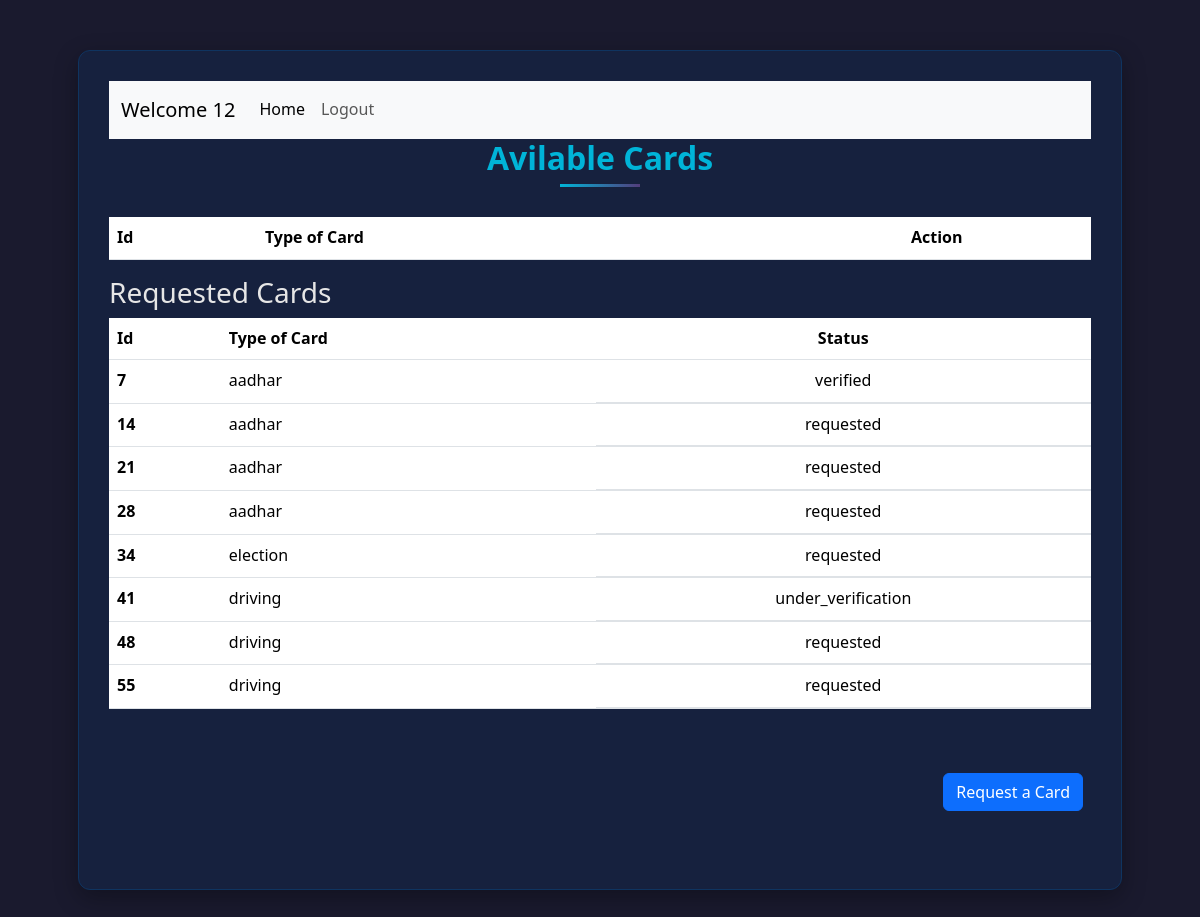
The page /home/3 on the database as committed earlier.
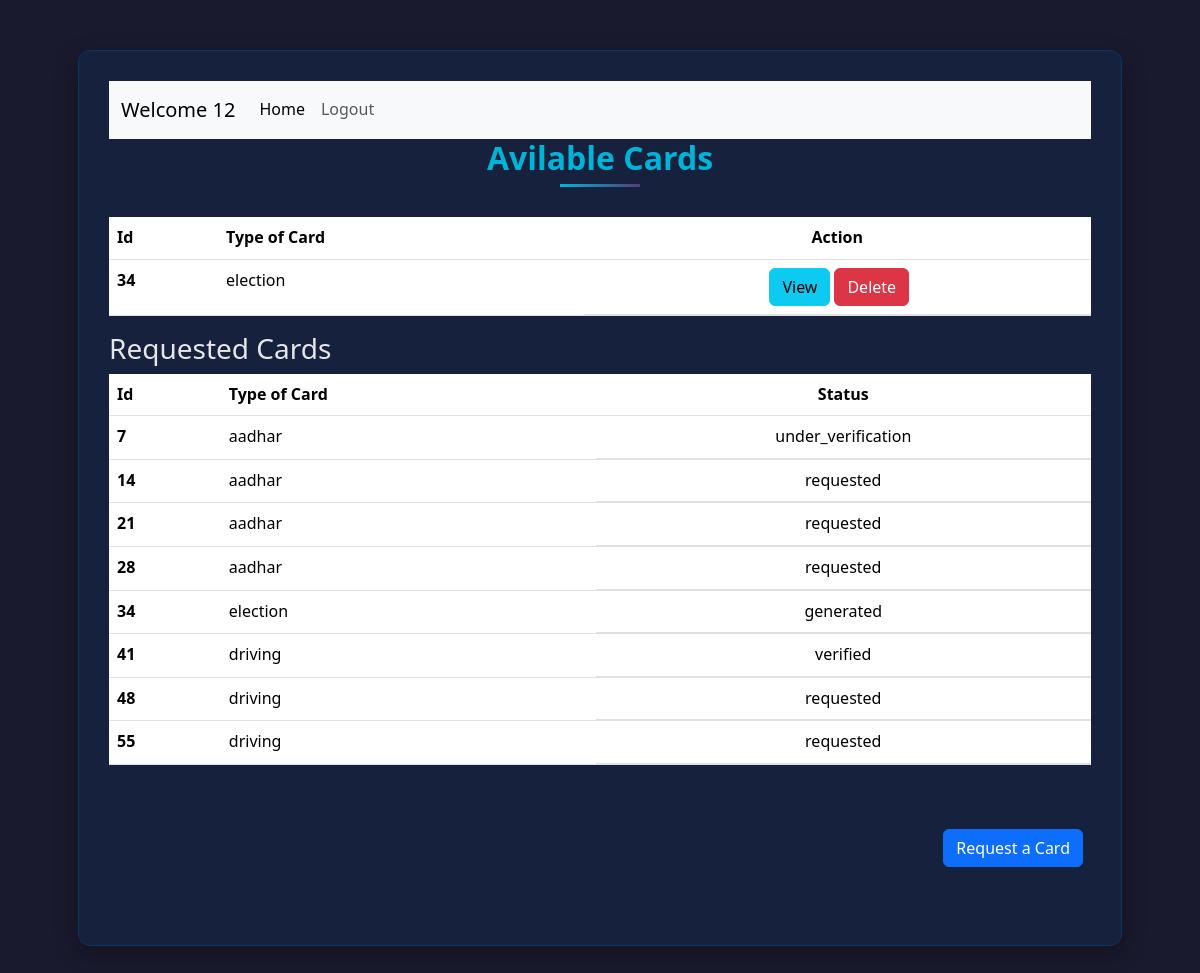
The same page on the database as committed later.
### application/models.py (models this page shows)
class Info(db.Model):
    id = db.Column(db.Integer(), primary_key=True)
    atr_name = db.Column(db.String(), nullable=False)
    atr_value = db.Column(db.String(), nullable=False)
    c_name = db.Column(db.String(), nullable=False)
    user_id = db.Column(db.Integer(), db.ForeignKey("user.id"), nullable=False)

### application/controllers.py (the view)
@app.route("/home/<int:user_id>")
def user_dash(user_id):
    this_user = User.query.filter_by(id = user_id).first()
    all_info = Info.query.all()
    return render_template("user_dash.html", this_user=this_user, all_info=all_info)

### templates/user_dash.html (shortened to what this page needs)
<!DOCTYPE html>
<html lang="eng">
<head>
    <link href="https://cdn.jsdelivr.net/npm/bootstrap@5.3.3/dist/css/bootstrap.min.css" rel="stylesheet"
>
    <link rel="stylesheet" href="/static/style.css">
</head>
<body>
    <div id="main">
        <div id="canvas">
            <nav class="navbar navbar-expand-lg bg-body-tertiary">
                <div class="container-fluid">
                    <a class="navbar-brand" href="/user">Welcome {{this_user.username}}</a>
                    <div class="collapse navbar-collapse" id="navbarSupportedContent">
                        <ul class="navbar-nav me-auto mb-2 mb-lg-0">
                            <li class="nav-item">
                                <a class="nav-link active" aria-current="page" href="/">Home</a>
                            </li>
                            <li class="nav-item">
                                <a class="nav-link unactive" aria-current="page" href="/logout">Logout</a>
                            </li>
                        </ul>
                    </div>
                </div>
            </nav>
            <div id="content">
                <h3 class="heading">Avilable Cards</h3>
                <div class="table">
                    <table class="table">
                        <thead>
                            <tr>
                                <th scope="col">Id</th>
                                <th scope="col">Type of Card</th>
                                <th class="text-center" scope="col">Action</th>
                            </tr>
                        </thead>
                        {% for info in this_user.detais %}
                            {% if info.atr_value == "generated" %}
                                <tbody>
                                    <tr>
                                        <th scope="row">{{info.id}}</th>
                                        <td>{{info.c_name}}</td>
                                        <td class="d-flex justify-content-center">
                                            <a type="button" class="btn btn-info mx-1" href="/view/{{info.c_name}}/{{info.user_id}}">View</a>
                                            <a type="button" class="btn btn-danger" href="">Delete</a>
                                        </td>
                                    </tr>
                            {% endif %}
                        {% endfor %}
                        </tbody>
                    </table>
                </div>
                <h3>Requested Cards</h3>
                <div class="table">
                    <table class="table">
                        <thead>
                            <tr>
                                <th scope="col">Id</th>
                                <th scope="col">Type of Card</th>
                                <th class="text-center" scope="col">Status</th>
                            </tr>
                        </thead>
                        <tbody>
                            {% for info in this_user.detais %}
                                {% if info.atr_name == "status" %}
                                    <tr>
                                        <th scope="row">{{loop.index}}</th>
                                        <td>{{info.c_name}}</td>
                                        <td class="d-flex justify-content-center">
                                            {{info.atr_value}}
                                        </td>
                                    </tr>
                                {% endif %}
                            {% endfor %}
                        </tbody>
                    </table>
                </div>
                <div class="text-end ">
                    <a type="button" class="btn btn-primary mx-2 my-5" href="/register_card/{{this_user.id}}">Request a
                        Card</a>
                </div>
            </div>
        </div>
    </div>
</body>
</html>

Rows that differ between the two databases and show on the page:
now on one of the page's lists (row edited): Info: id "34", c_name "election"
changed Info "election": atr_value "requested" → "generated"
changed Info: atr_value "verified" → "under_verification"
changed Info: atr_value "under_verification" → "verified"
